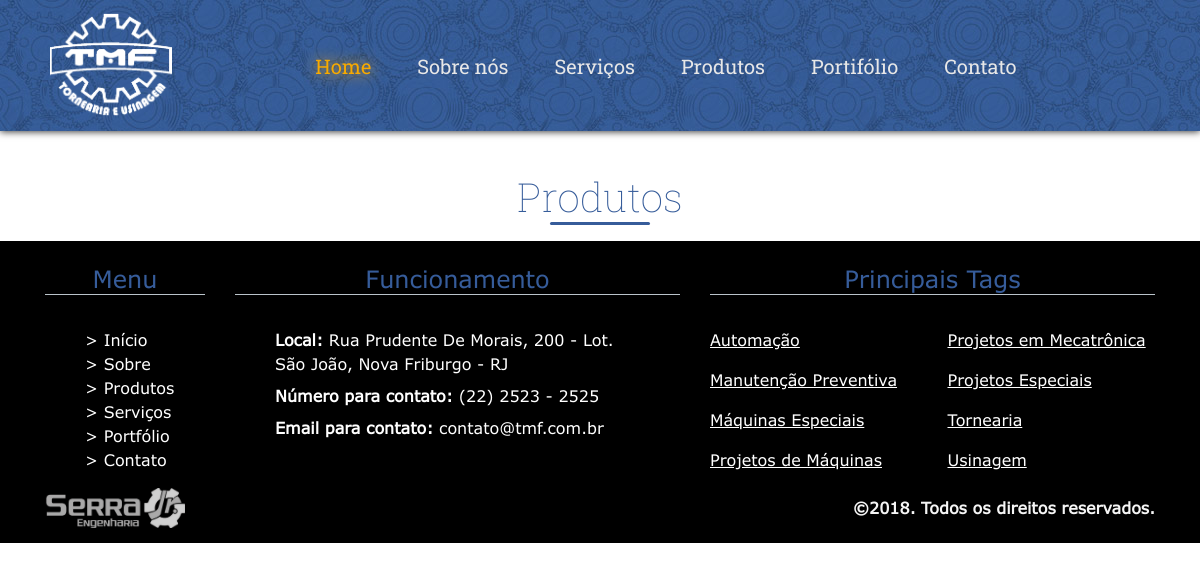
Before: /produtos.php with the older database file.
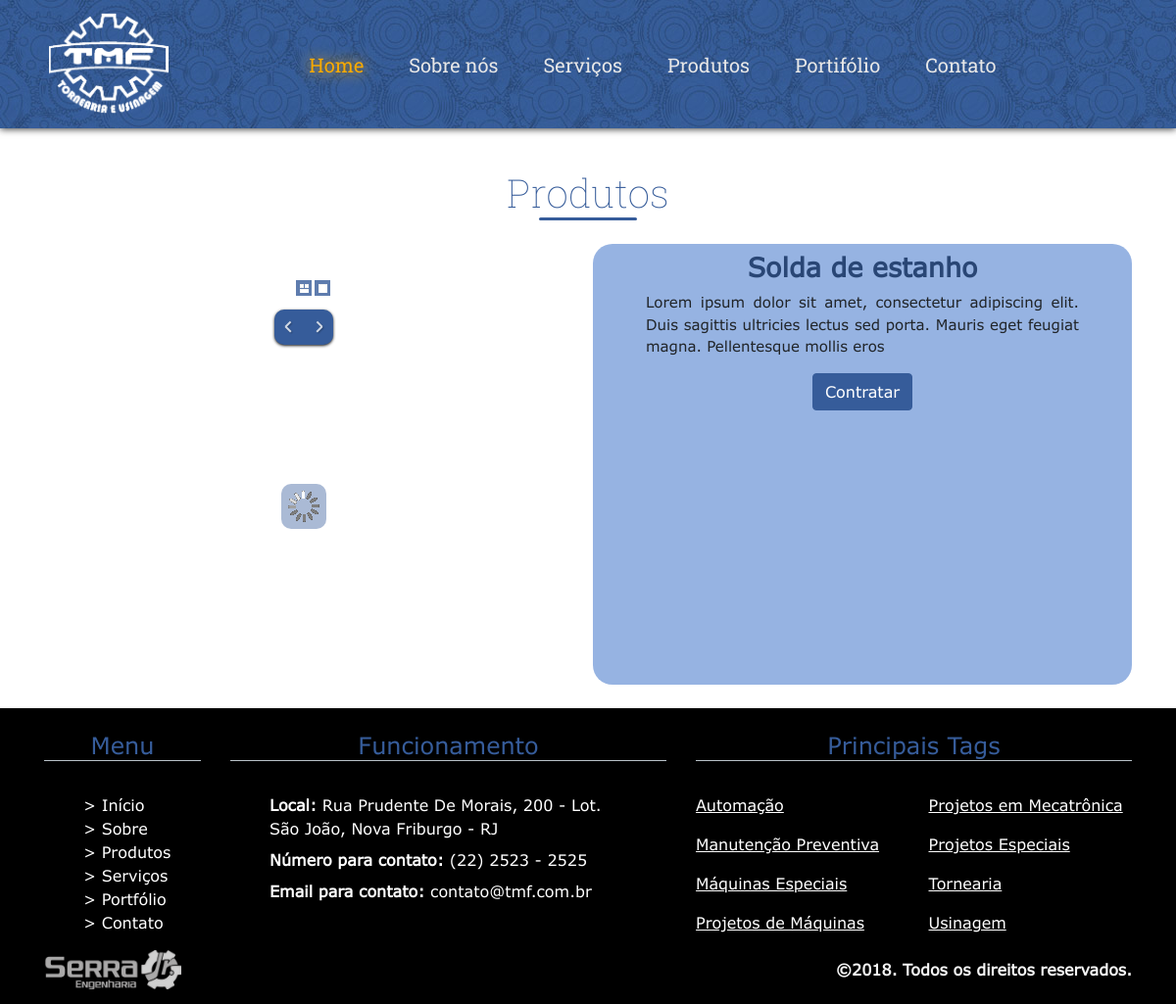
After: the same page with the newer database file.
### tables this page shows
CREATE TABLE `produto` (
  `codProduto` int(11) NOT NULL,
  `nome` varchar(150) NOT NULL,
  `descricao` varchar(150) NOT NULL,
  `status` tinyint(1) NOT NULL
);

### produtos.php (the view, shortened to what this page needs)
<!DOCTYPE html>
<html lang="pt-br">
<head>
    <link rel="stylesheet" href="css/produtos_servico.css">
    <link rel="stylesheet" href="css/header.css">
    <link rel="stylesheet" href="css/footer.css">
    <link rel="stylesheet" href="css/normalize.css">
    <link rel="stylesheet" href="bootstrap/css/bootstrap.min.css">
    <link rel="stylesheet" href="css/main.css">
</head>
<body>
    <header>
        <?php include_once('header.php'); ?>
    </header>
    <main>
        <section id="secaoProdutos" class="secaoSite" style="margin-top:110px;" >
            <div class="container container-fluid">
                <div class="row">
                    <div class="col-md-12 container-titulos pb-2">
                        <h1 class="titulo_secoes">
                            <br>
                            Produtos
                        </h1>
                    </div>
                </div>
            </div>
            <?php
            $objDB = new db();
            $conn = $objDB->conecta_mysql();
            $query_select = "SELECT * from produto;";
            $result_select = mysqli_query($conn,$query_select) or die(mysql_error());
            $rows = array();
            $contadorProdutos = 0;
            while($row = mysqli_fetch_array($result_select))
                $rows[] = $row;
            foreach($rows as $row){
                $contadorProdutos = $contadorProdutos + 1;
                $nome = $row['nome'];
                $descricao = $row['descricao'];
                echo '<div class="container d-flex justify-content-center">';
                echo '<div class="row d-flex justify-content-center">';
                if ($contadorProdutos%2 == 0) {
                    echo '<div class="col  mt-2 mb-4 mx-auto ">';
                }else{
                    echo '<div class="col order-sm-12 mt-2 mb-4 mx-auto ">';
                }
                echo '<div class="container caixa_texto">';
                echo '<div class="row">';
                echo '<div class="col-12 mt-2 mb-0 text-center">';
                echo '<h4 style="font-size: 27px;font-weight: 600;color: rgb(41, 70, 117);">'.$nome.'</h4>';
                echo '</div>';
                echo '</div>';
                echo '<div class="row mr-4 ml-4">';
                echo '<div class="caixa_card_texto ">';
                echo '<div class="col-12">';
                echo '<p class="card-text">';
                echo $descricao;
                echo '</p>';
                echo '</div>';
                echo '</div>';
                echo '</div>';
                echo '<div class="row text-center mt-3 pb-3">';
                echo '<div class="col-12">';
                echo '<input type="submit" class="btn btn-primary" data-toggle="modal" data-target="#ModalProd" id="enviar" name="contratar" value="Contratar">';
                echo '</div>';
                echo '</div>';
                echo '</div>';
                echo '</div>';
                echo '<div class="col  order-sm-1 mt-2 mb-4 d-flex">';
                echo '<div class="Conteudo_slider mx-auto my-auto">';
                echo '<div id="rg-gallery'.$contadorProdutos.'" class="rg-gallery">';
                echo '<div class="rg-thumbs">';
                echo '<div class="es-carousel-wrapper">';
                echo '<div class="es-nav">';
                echo '<span class="es-nav-prev">Previous</span>';
                echo '<span class="es-nav-next">Next</span>';
                echo '</div>';
                echo '<div class="es-carousel">';
                echo '</div>';
                echo '</div>';
                echo '</div>';
                echo '</div>';
                echo '</div>';
                echo '</div>';
                echo '</div>';
                echo '</div>';
            }
            ?>
        </section>
    </main>
    <footer>
        <?php include_once('footer.php'); ?>
    </footer>
</body>
</html>

Changed rows visible on the page:
added produto: nome "Solda de estanho", descricao "Lorem ipsum dolor sit amet, consectetur adipiscing elit. Duis sagittis ultricies lectus sed porta. Mauris eget feugiat magna. Pellentesque mollis eros"
